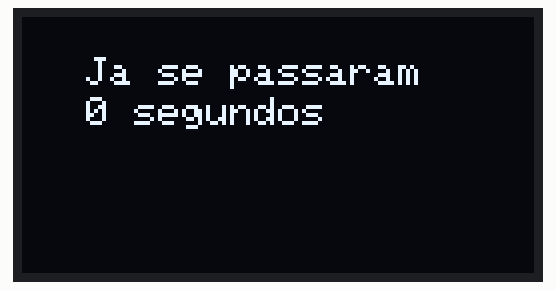
A sketch run on a simulated Arduino Uno, built with avr-gcc and run on an emulated ATmega328P. Shown: 128×64 one-colour display.

Above: at 0.1 s.
At 4.1 s:
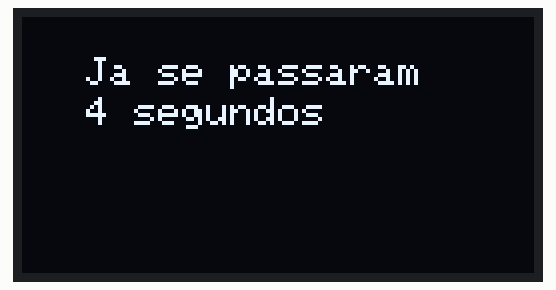
At 11.1 s:
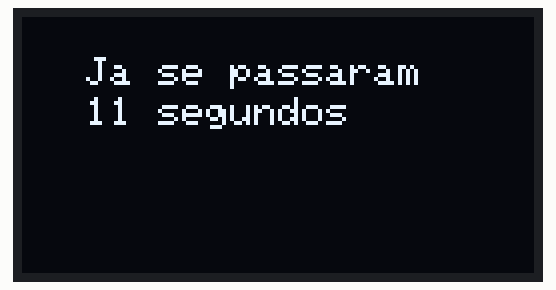
At 19.1 s:
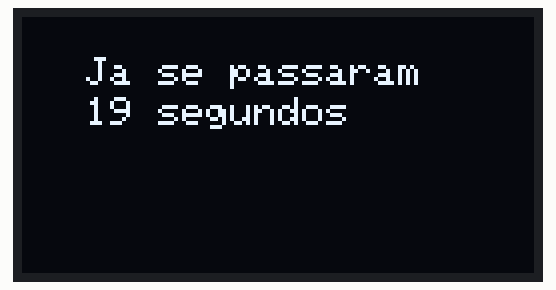
At 29.1 s:
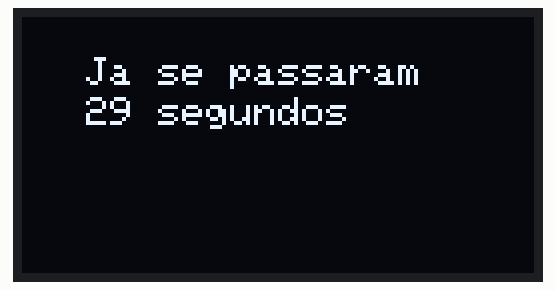
At 38.1 s:
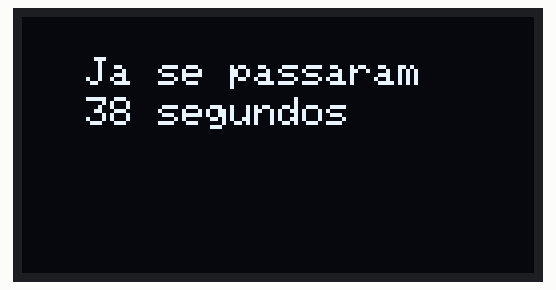

Measured:
- what the display in image 1 shows lasts 1.0 s, from 4.0 s to 5.0 s

The sketch:

code.ino
```cpp
#include <Wire.h>
#include <Adafruit_GFX.h>
#include <Adafruit_SSD1306.h>
#include <LiquidCrystal_AIP31068_I2C.h>

Adafruit_SSD1306 display(128, 64, &Wire, -1);

void setup()
{
	Serial.begin(9600);
	display.begin(SSD1306_SWITCHCAPVCC, 0x3C);
	display.setTextSize(1);
	display.setTextColor(SSD1306_WHITE);
}

void loop()
{
	display.clearDisplay();
	display.setCursor(10, 10);
	display.print(F(" Ja se passaram"));
	display.setCursor(10, 20);
	display.print(F(" "));
	display.print(millis() / 1000);
	display.print(F(" segundos"));
	display.display();
}
```
